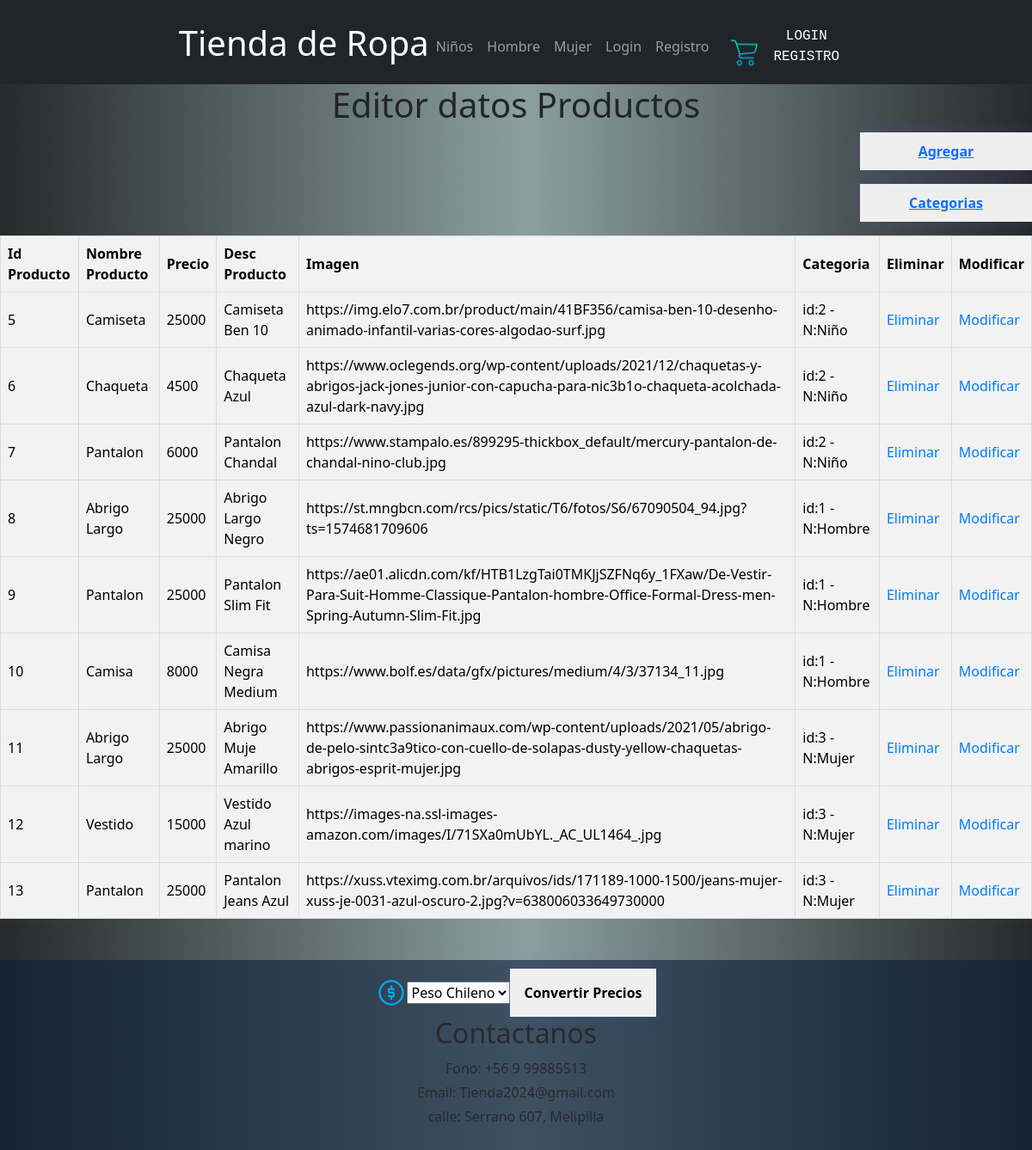
The app's page /trabajo/productos_del/1/, older data.
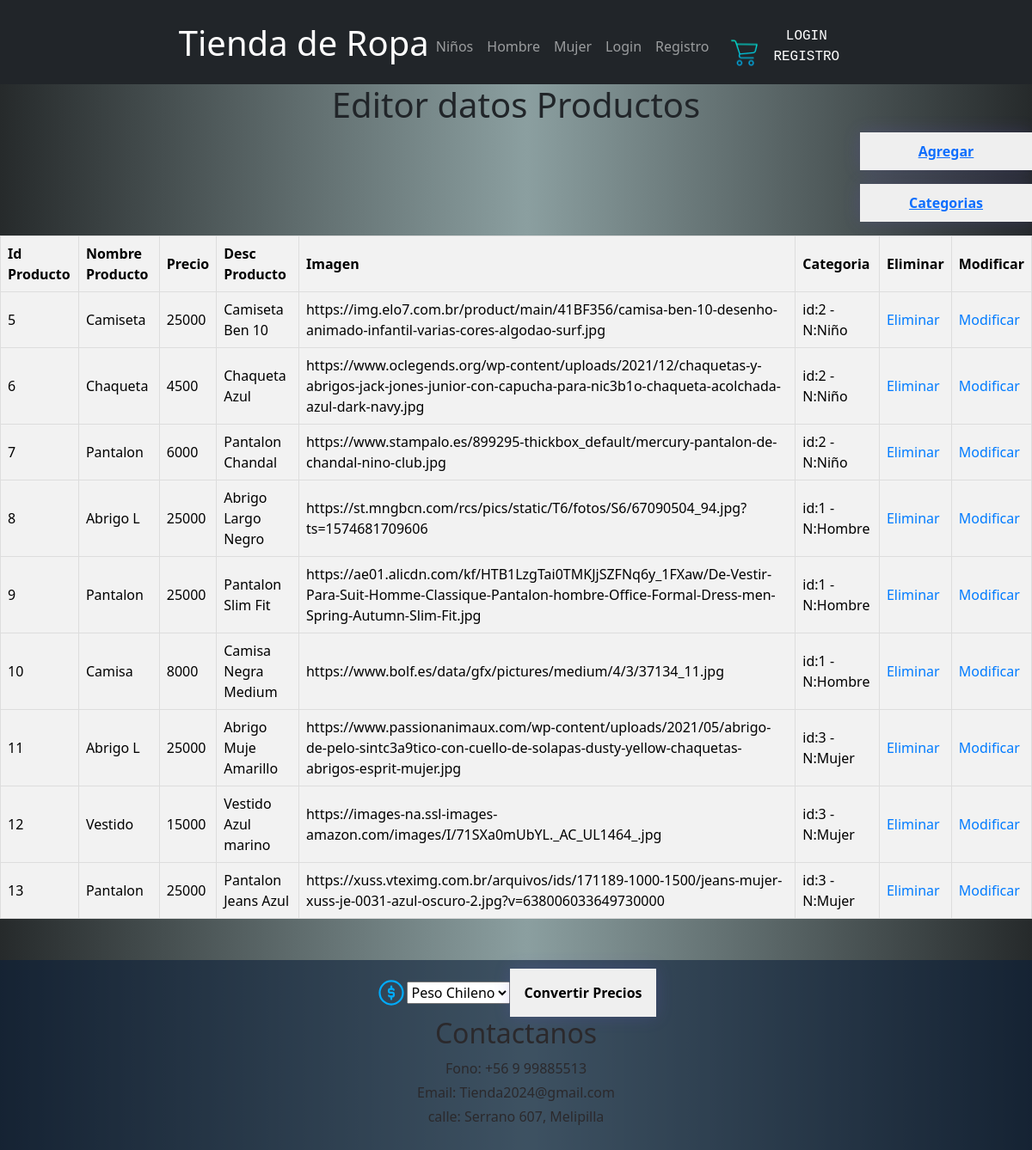
The same page, newer data.
### trabajo/models.py (models this page shows, shortened)
class Producto(models.Model):
    id_producto = models.CharField(max_length=4,primary_key=True)
    nombre_producto = models.CharField(max_length=50)
    precio = models.IntegerField()
    desc_producto = models.CharField(max_length=20)
    imagen = models.CharField(max_length=400, blank=True)
    id_categoria = models.ForeignKey('Categoria',on_delete=models.CASCADE, db_column='idCategoria')

class Categoria(models.Model):
    id_categoria = models.CharField(max_length=4,db_column='idCategoria',primary_key=True)
    categoria = models.CharField(max_length=20, blank=False, null=False)
    def __str__(self):
        return f"id:{self.id_categoria} - N:{self.categoria}"

### trabajo/views.py (the view)
# urls.py: path('productos_del/<str:pk>/', productos_del, name='productos_del'),
def productos_del(request,pk):
    context={}
    try:
        producto=Producto.objects.get(id_producto=pk)
        producto.delete()
        mensaje="Bien, datos eliminados..."
        productos = Producto.objects.all()
        context={'productos':productos,'mensaje':mensaje}
        return render(request, 'trabajo/Editor.html',context)
    except:
        mensaje="Error, id no existe..."
        productos = Producto.objects.all()
        context={'productos':productos,'mensaje':mensaje}
        return render(request, 'trabajo/Editor.html',context)

### trabajo/templates/trabajo/Editor.html (shortened to what this page needs)
{% extends 'base.html' %}
    {% block content %}
    <div class="todo">
        <h1>Editor datos Productos</h1>
        <div class="botonAgregarContainer">
            <button class="botonAgregar" type="button">
                <a href="{% url 'productosAdd' %}">Agregar</a>
            </button>
        </div>
        <div class="botonAgregarContainer">
            <button class="botonAgregar" type="button">
                <a href="{% url 'crud_categorias' %}">Categorias</a>
            </button>
        </div>
        <table class="editorTable">
            {% if productos %}
                <th>Id Producto</th>
                <th>Nombre Producto</th>
                <th>Precio</th>
                <th>Desc Producto</th>
                <th>Imagen</th>
                <th>Categoria</th>
                <th>Eliminar</th>
                <th>Modificar</th>
                {% for producto in productos %}
                    <tr>
                        <td>{{producto.id_producto}}</td>
                        <td>{{producto.nombre_producto}}</td>
                        <td>{{producto.precio}}</td>
                        <td>{{producto.desc_producto}}</td>
                        <td>{{producto.imagen}}</td>
                        <td>{{producto.id_categoria}}</td>
                        <td><a href="{% url 'productos_del' pk=producto.id_producto %}">Eliminar</a></td>
                        <td><a href="{% url 'productos_findEdit' pk=producto.id_producto %}">Modificar</a></td>
                    </tr>
                {% endfor %}
            {% endif %}
        </table>
    </div>
    {% endblock %}

Row changes from the older to the newer data that the page shows:
changed Producto "Abrigo Largo Negro": nombre_producto "Abrigo Largo" → "Abrigo L"
changed Producto "Abrigo Muje Amarillo": nombre_producto "Abrigo Largo" → "Abrigo L"
